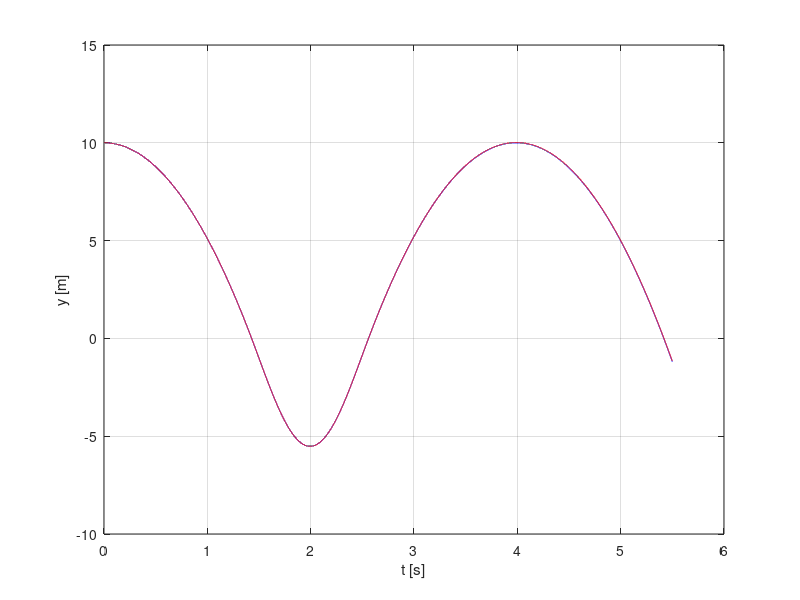

Source code (MATLAB):
clear;
% Expected compression
% (k/2)*y^2 = (10-y)*g*m;
% (k/2)*y^2 + m*g*y - 10*g*m = 0;
% roots([k/2,m*g,-10*m])



k = 10;  % N/m
h = 10;  % m
g = 9.8; % m/s^2
m = 1;   % kg
Tx = sqrt(2*h/g); % Time to take to hit spring

% Numerical
t = 0;
i = 1;
y(1) = 10;
v(1) = 0;
dt = 0.0001;
while t(i) < 5.5
    if (y(i) > 0)
        v(i+1) = v(i) - g*dt;
        y(i+1) = y(i) + v(i)*dt;
    else
        v(i+1) = v(i) - (g/m)*dt - (k/m)*y(i)*dt;
        y(i+1) = y(i) + v(i)*dt;
    end
    t(i+1) = t(i) + dt;
    i = i+1;
end

% Analytic, while on spring
w = sqrt(k/m); % Natural frequency
T = 2*pi/w;
Tx2 = Tx+T/2; % Time on spring
vo = g*Tx; % Speed when it hits/leaves spring
ya(1) = h;

f = @(t) -(vo/w)*sin(w*t) + (m*g/k)*cos(w*t) - m*g/k;
x = fzero(f,[0.1,1.5]);
Tx2 = Tx + x;

for i = 1:length(t)
    if t(i) < Tx
        ya(i) = h-0.5*g*t(i)*t(i);
        va(i) = -g*t(i);
    elseif t(i) > Tx2
        ya(i) = vo*(t(i)-Tx2)-0.5*g*(t(i)-Tx2)^2;
        va(i) = vo-g*(t(i)-Tx2);
    else
        ya(i) = -(vo/w)*sin(w*(t(i)-Tx))+(m*g/k)*cos(w*(t(i)-Tx)) - m*g/k;
        va(i) = -vo*cos(w*(t(i)-Tx))-(m*g/k)*sin(w*(t(i)-Tx));    
    end
end


clf;
plot(t,ya,'b');
hold on;grid on;
plot(t,y,'r');
%plot(t,y-ya,'g')
sum(y(end)-ya(end))
xlabel('t [s]');
ylabel('y [m]');
